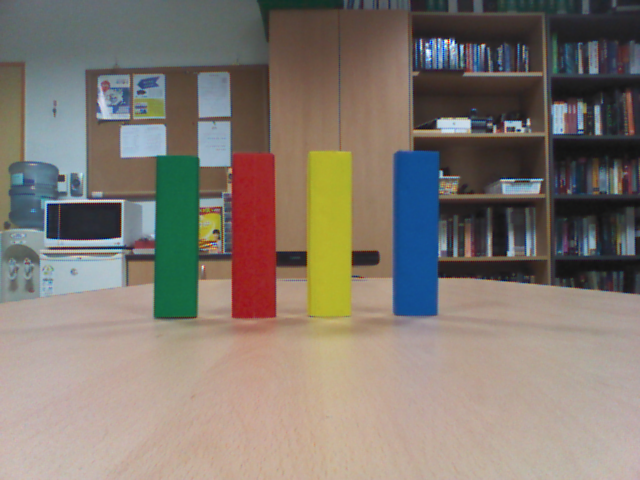
//> input picture sample2.bmp, 640 x 480 px
$ ./main   (built with g++ and OpenCV 4)
//> lines starting //> are read from the running program, lines starting //| are printed output that depends on the picture; after the words box and inside, x2 and y2 are one past the last pixel; in counts of white or black regions, pixels touching at a corner belong together
#include <opencv\cv.h>
#include <opencv\highgui.h>

using namespace cv;
using namespace std;

int main()
{


	Mat srcImage = imread("sample2.bmp");
//> srcImage is the input picture: 480 rows x 640 cols, CV_8UC3; mean B, G, R 112.3, 121.1, 130
	if (srcImage.empty()) return -1;

	Mat hsv, hsvY, hsvG, hsvB, hsvR, hsvR2;
	cvtColor(srcImage, hsv, CV_BGR2HSV);
//> hsv: 480 rows x 640 cols, CV_8UC3; mean H, S, V 46.6, 68.1, 139.9
	inRange(hsv, Scalar(22, 100, 100), Scalar(38, 255, 255), hsvY); // Yellow
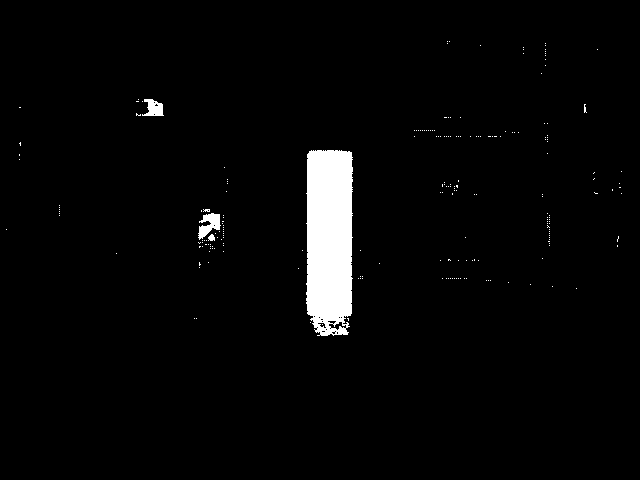
//> hsvY: 480 rows x 640 cols, CV_8UC1; 2.9% white; 220 white regions (216 under 20 px), largest, box (x1, y1, x2, y2) and area: (306, 150, 353, 336) 7962, (198, 213, 221, 240) 335, (142, 99, 164, 116) 243, (208, 234, 215, 241) 36
	inRange(hsv, Scalar(100, 100, 100), Scalar(110, 255, 255), hsvB); // Blue
//> hsvB: 480 rows x 640 cols, CV_8UC1; 2.9% white; 323 white regions (302 under 20 px), largest, box (x1, y1, x2, y2) and area: (393, 151, 441, 316) 7107, (473, 45, 482, 71) 122, (13, 191, 35, 204) 104
	inRange(hsv, Scalar(50, 90, 70), Scalar(80, 255, 255), hsvG); // Green
//> hsvG: 480 rows x 640 cols, CV_8UC1; 2.2% white; 49 white regions (46 under 20 px), largest, box (x1, y1, x2, y2) and area: (154, 155, 200, 318) 6650, (553, 62, 557, 73) 26, (553, 41, 557, 50) 23
	inRange(hsv, Scalar(0, 100, 100), Scalar(20, 255, 255), hsvR); // Lower Red
//> hsvR: 480 rows x 640 cols, CV_8UC1; 2.2% white; 521 white regions (482 under 20 px), largest, box (x1, y1, x2, y2) and area: (234, 151, 307, 288) 2039, (221, 257, 279, 336) 788, (235, 290, 276, 316) 380
	inRange(hsv, Scalar(160, 100, 100), Scalar(180, 255, 255), hsvR2); // Upper Red
//> hsvR2: 480 rows x 640 cols, CV_8UC1; 1.5% white; 231 white regions (225 under 20 px), largest, box (x1, y1, x2, y2) and area: (230, 153, 276, 318) 3821, (135, 241, 154, 249) 117, (266, 232, 276, 255) 79, (265, 178, 275, 192) 59, (257, 204, 265, 209) 24, (627, 171, 631, 184) 21
	addWeighted(hsvR, 1.0, hsvR2, 1.0, 0.0, hsvR);
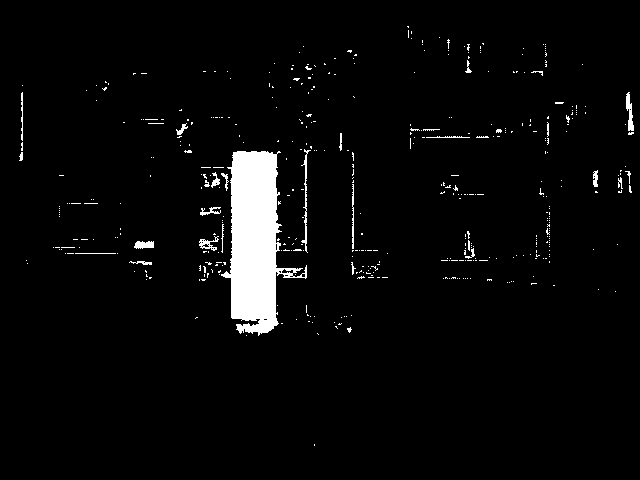
//> hsvR: 480 rows x 640 cols, CV_8UC1; 3.7% white; 447 white regions (418 under 20 px), largest, box (x1, y1, x2, y2) and area: (221, 151, 307, 336) 8284, (301, 149, 311, 253) 218, (626, 92, 634, 131) 170


	vector<int> params;
	params.push_back(IMWRITE_JPEG_QUALITY);
	params.push_back(100);
	imwrite("sample1_outR.jpg", hsvR, params);
	imwrite("sample1_outG.jpg", hsvG, params);
	imwrite("sample1_outB.jpg", hsvB, params);
	imwrite("sample1_outY.jpg", hsvY, params);


	// remove noise
	IplImage* img_r_ = cvLoadImage("sample1_outR.jpg");
	IplImage* img_g_ = cvLoadImage("sample1_outG.jpg");
	IplImage* img_b_ = cvLoadImage("sample1_outB.jpg");
	IplImage* img_y_ = cvLoadImage("sample1_outY.jpg");

	IplImage* dst_r_ = cvCreateImage(cvGetSize(img_r_), IPL_DEPTH_8U, 3);
	IplImage* dst_g_ = cvCreateImage(cvGetSize(img_g_), IPL_DEPTH_8U, 3);
	IplImage* dst_b_ = cvCreateImage(cvGetSize(img_b_), IPL_DEPTH_8U, 3);
	IplImage* dst_y_ = cvCreateImage(cvGetSize(img_y_), IPL_DEPTH_8U, 3);


	cvDilate(img_r_, dst_r_);
	cvDilate(img_g_, dst_g_);
	cvDilate(img_b_, dst_b_);
	cvDilate(img_y_, dst_y_);

	for (int i = 0; i < 8; i++)
	{
		cvErode(dst_r_, dst_r_);
		cvErode(dst_g_, dst_g_);
		cvErode(dst_b_, dst_b_);
		cvErode(dst_y_, dst_y_);
	}
//> this loop made 8 passes
//> pass 1, `cvErode(dst_b_, dst_b_);`:
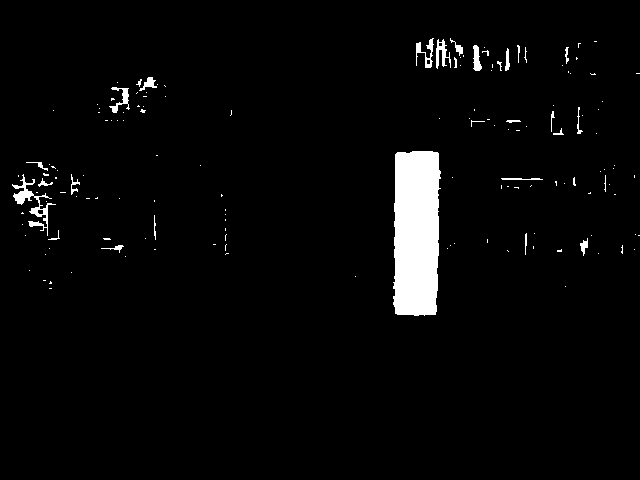
//> dst_b_: 480 rows x 640 cols, CV_8UC3; min 0, max 255, mean 8.2
//> after the loop:
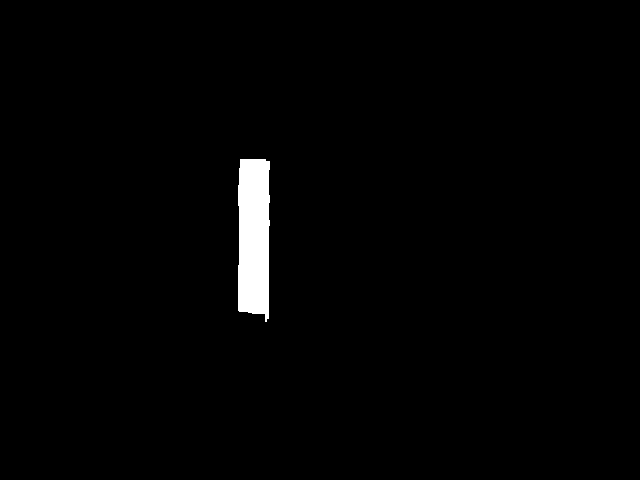
//> dst_r_: 480 rows x 640 cols, CV_8UC3; min 0, max 255, mean 3.9
//> after the loop:
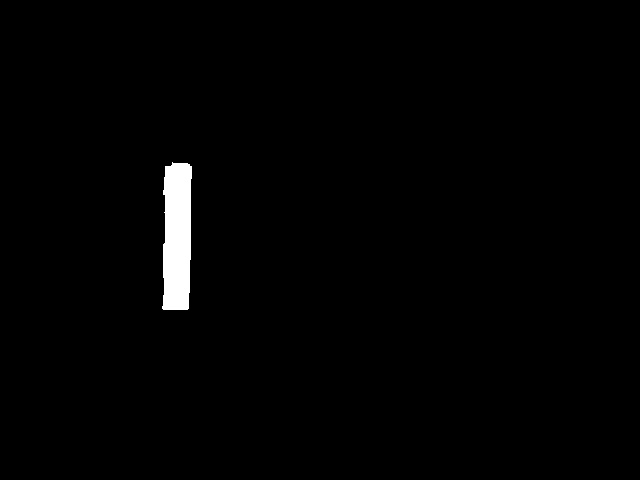
//> dst_g_: 480 rows x 640 cols, CV_8UC3; min 0, max 255, mean 3.2
//> after the loop:
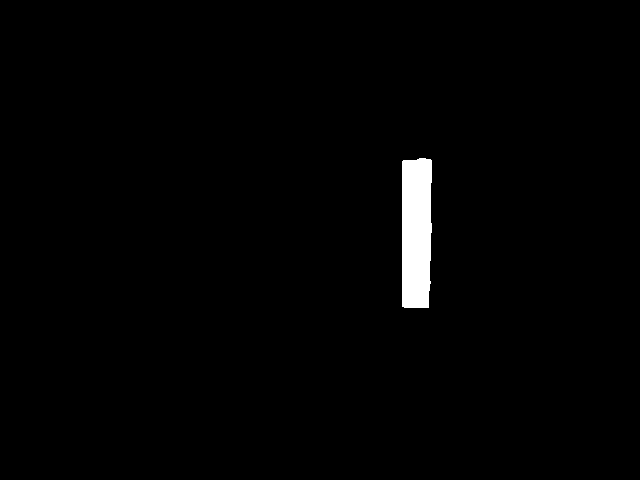
//> dst_b_: 480 rows x 640 cols, CV_8UC3; 1.4% white; 1 white region, box (x1, y1, x2, y2) and area: (402, 158, 432, 308) 4282
//> after the loop:
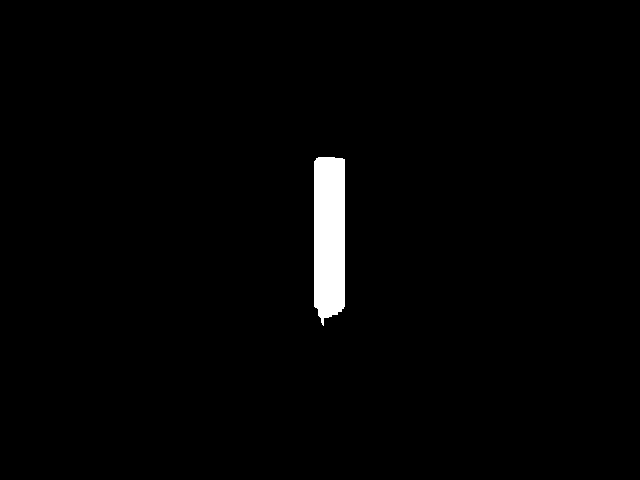
//> dst_y_: 480 rows x 640 cols, CV_8UC3; min 0, max 255, mean 4


	// [7 lines of commented-out code are left out]
	cvShowImage("output_red", dst_r_);

	//cvShowImage("input_green", img_g_);
	cvShowImage("output_green", dst_g_);

	//cvShowImage("input_blue", img_b_);
	cvShowImage("output_blue", dst_b_);

	//cvShowImage("input_yellow", img_y_);
	cvShowImage("output_yellow", dst_y_);


	//imshow("dstImage", hsvB);

	waitKey();
	return 0;
}
